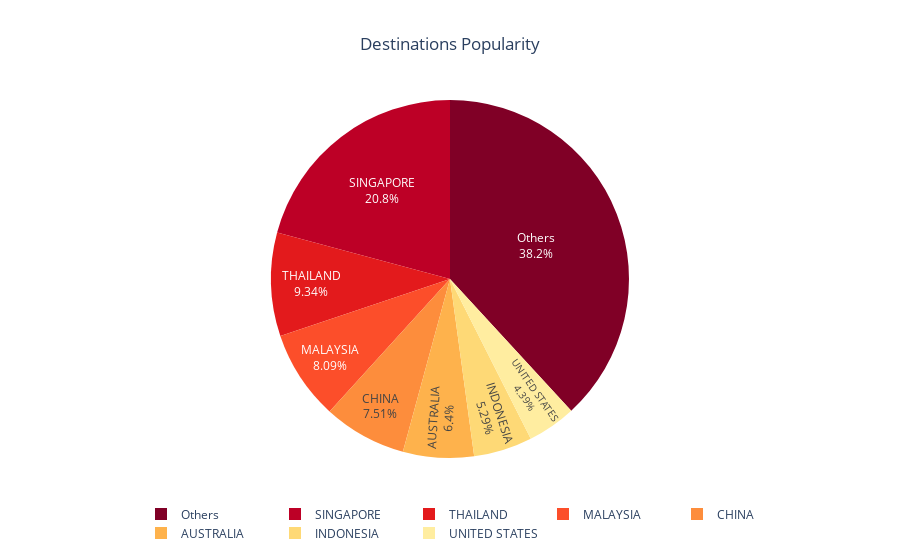

Notebook source saved alongside this figure:
### Markdown cell above
**5.2 Analysis 2**

Exploration in feature 'Destination'

### Code cell
# Group data by "Destination"
df1 = seen_data.groupby(by=["Destination"]).size().reset_index(name="counts")
df1.nlargest(15, ['counts'])
df1['DestinationNew'] = np.where(df1['counts'] > 1250, df1['Destination'], 'Others')

# Define custom gradient palette (red to yellow)
custom_colors = px.colors.sequential.YlOrRd[::-1] 

# Create the pie chart with the new palette
fig = px.pie(df1, 
             values='counts', 
             names='DestinationNew', 
             title='Destinations Popularity',
             color_discrete_sequence=custom_colors)  # Apply gradient colors

# Update layout for better visualization
fig.update_traces(textposition='inside', 
                  textinfo='percent+label')
fig.update_layout(
    title_x=0.5,
    showlegend=True,
    legend=dict(
        orientation="h",
        yanchor="bottom",
        y=-0.25,
        xanchor="center",
        x=0.5
    )
)

fig.show()

### Figure 1 — Plotly figure (JSON) as saved in the notebook; plotly's stock layout.template omitted (floating-point values rounded to 4 significant figures; data arrays with more than 128 entries replaced by an {"elided": "..."} marker saying what was removed)
{"data": [{"domain": {"x": [0, 1], "y": [0, 1]}, "hovertemplate": "DestinationNew=%{label}<br>counts=%{value}<extra></extra>", "labels": {"elided": "130 str values"}, "legendgroup": "", "name": "", "showlegend": true, "textinfo": "percent+label", "textposition": "inside", "type": "pie", "values": {"elided": "130 int values"}}], "layout": {"legend": {"orientation": "h", "tracegroupgap": 0, "x": 0.5, "xanchor": "center", "y": -0.25, "yanchor": "bottom"}, "piecolorway": ["rgb(128,0,38)", "rgb(189,0,38)", "rgb(227,26,28)", "rgb(252,78,42)", "rgb(253,141,60)", "rgb(254,178,76)", "rgb(254,217,118)", "rgb(255,237,160)", "rgb(255,255,204)"], "showlegend": true, "title": {"text": "Destinations Popularity", "x": 0.5}}}
